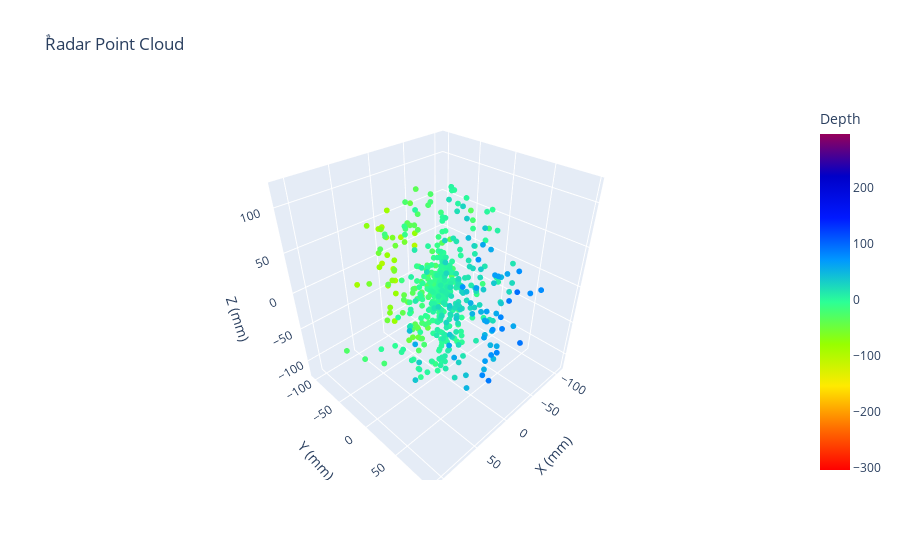
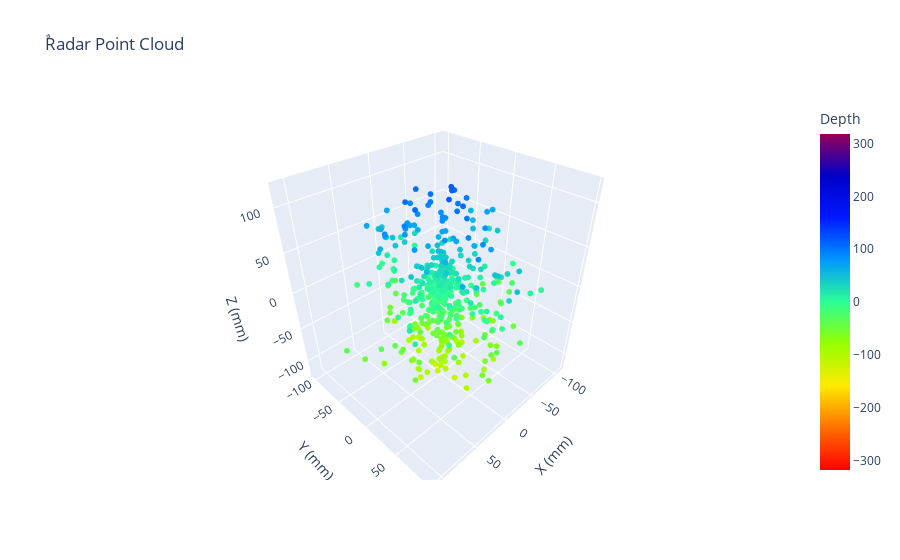

The notebook cell these images were saved under, in order:
### Code cell
plot_3D("3D_corner(1)",'y')
plot_3D("3D_corner(1)",'z')

### Figure 1 — Plotly figure (JSON) as saved in the notebook; plotly's stock layout.template omitted (floating-point values rounded to 4 significant figures; data arrays with more than 128 entries replaced by an {"elided": "..."} marker saying what was removed)
{"data": [{"hovertemplate": "X (mm)=%{x}<br>Y (mm)=%{y}<br>Z (mm)=%{z}<br>Depth=%{marker.color}<extra></extra>", "legendgroup": "", "marker": {"color": {"elided": "1042 float values"}, "coloraxis": "coloraxis", "line": {"width": 0}, "opacity": 1, "size": 2, "symbol": "circle"}, "mode": "markers", "name": "", "scene": "scene", "showlegend": false, "type": "scatter3d", "x": {"elided": "1042 float values"}, "y": {"elided": "1042 float values"}, "z": {"elided": "1042 float values"}}], "layout": {"coloraxis": {"cmax": 296.8, "cmin": -303.4, "colorbar": {"title": {"text": "Depth"}}, "colorscale": [[0, "rgb(255,0,0)"], [0.125, "rgb(255,111,0)"], [0.25, "rgb(255,234,0)"], [0.375, "rgb(151,255,0)"], [0.5, "rgb(44,255,150)"], [0.625, "rgb(0,152,255)"], [0.75, "rgb(0,25,255)"], [0.875, "rgb(0,0,200)"], [1, "rgb(150,0,90)"]]}, "legend": {"tracegroupgap": 0}, "scene": {"domain": {"x": [0, 1], "y": [0, 1]}, "xaxis": {"title": {"text": "X (mm)"}}, "yaxis": {"title": {"text": "Y (mm)"}}, "zaxis": {"title": {"text": "Z (mm)"}}}, "title": {"text": "ٌRadar Point Cloud"}}}

### Figure 2 — Plotly figure (JSON) as saved in the notebook; plotly's stock layout.template omitted (floating-point values rounded to 4 significant figures; data arrays with more than 128 entries replaced by an {"elided": "..."} marker saying what was removed)
{"data": [{"hovertemplate": "X (mm)=%{x}<br>Y (mm)=%{y}<br>Z (mm)=%{z}<br>Depth=%{marker.color}<extra></extra>", "legendgroup": "", "marker": {"color": {"elided": "1042 float values"}, "coloraxis": "coloraxis", "line": {"width": 0}, "opacity": 1, "size": 2, "symbol": "circle"}, "mode": "markers", "name": "", "scene": "scene", "showlegend": false, "type": "scatter3d", "x": {"elided": "1042 float values"}, "y": {"elided": "1042 float values"}, "z": {"elided": "1042 float values"}}], "layout": {"coloraxis": {"cmax": 318.0, "cmin": -317.7, "colorbar": {"title": {"text": "Depth"}}, "colorscale": [[0, "rgb(255,0,0)"], [0.125, "rgb(255,111,0)"], [0.25, "rgb(255,234,0)"], [0.375, "rgb(151,255,0)"], [0.5, "rgb(44,255,150)"], [0.625, "rgb(0,152,255)"], [0.75, "rgb(0,25,255)"], [0.875, "rgb(0,0,200)"], [1, "rgb(150,0,90)"]]}, "legend": {"tracegroupgap": 0}, "scene": {"domain": {"x": [0, 1], "y": [0, 1]}, "xaxis": {"title": {"text": "X (mm)"}}, "yaxis": {"title": {"text": "Y (mm)"}}, "zaxis": {"title": {"text": "Z (mm)"}}}, "title": {"text": "ٌRadar Point Cloud"}}}
